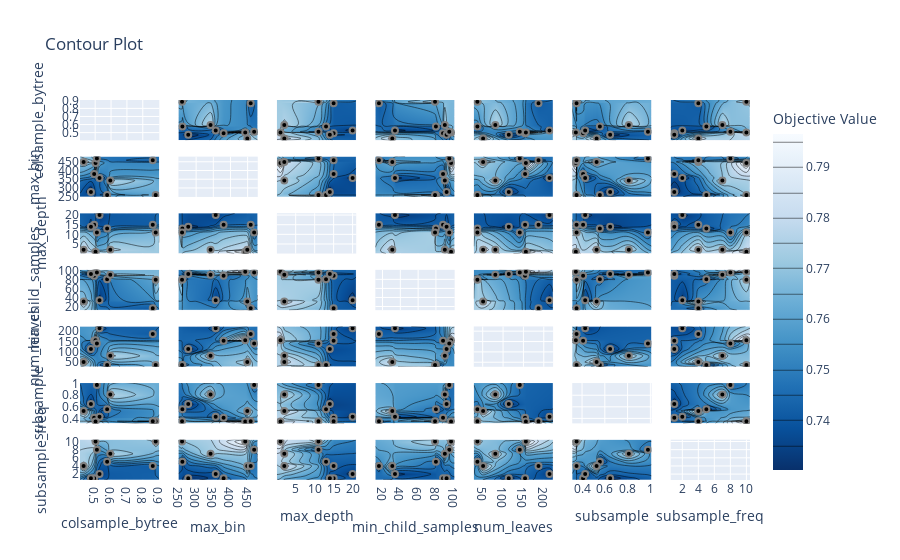

Notebook cell for this chart:
### Code cell
# 각 파라미터들의 상관관계
optuna.visualization.plot_contour(
    study,
    params=[
        "max_depth",
        "num_leaves",
        "colsample_bytree",
        "subsample",
        "subsample_freq",
        "min_child_samples",
        "max_bin",
    ],
)
